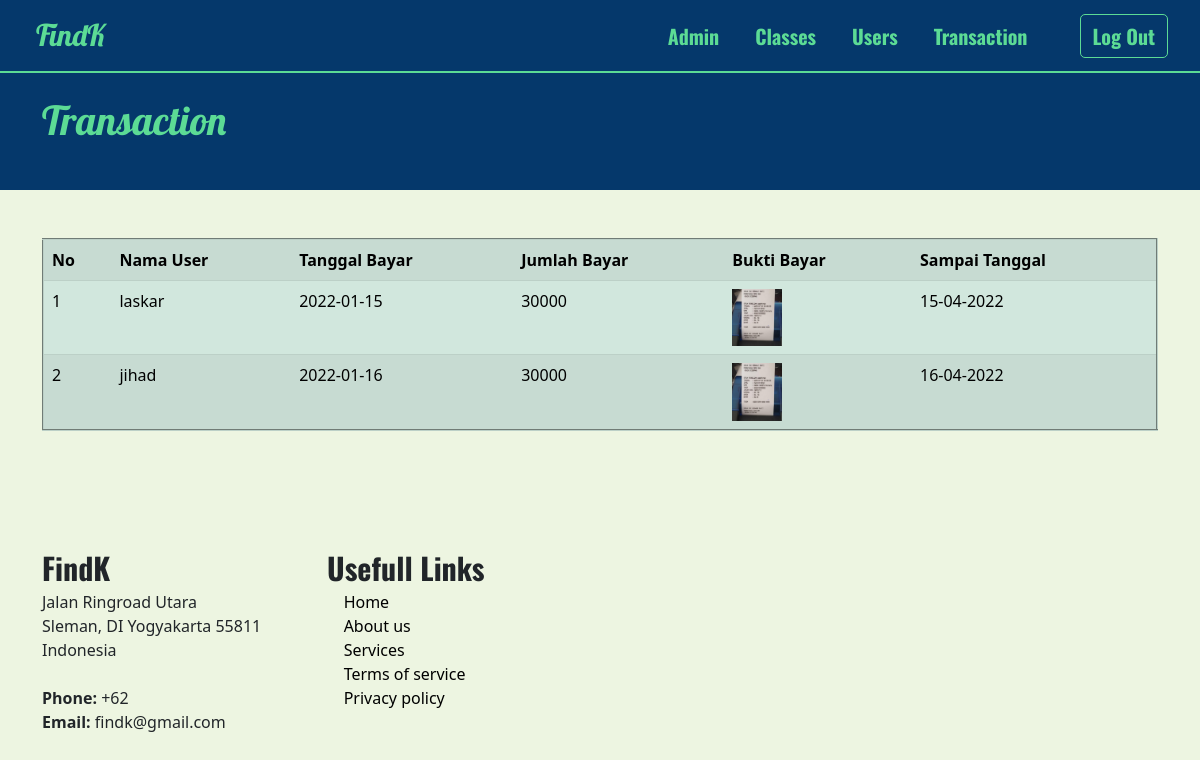
The app's page /admin/transaksi.php (signed in) with its own data.
### tables this page shows
CREATE TABLE `transaksi` (
  `id_transaksi` int(11) NOT NULL,
  `tgl_bayar` date NOT NULL,
  `harga` int(15) NOT NULL,
  `bukti` varchar(100) NOT NULL,
  `sampai_tgl` varchar(50) NOT NULL,
  `id_user` int(11) NOT NULL
);

CREATE TABLE `user` (
  `id_user` int(11) NOT NULL,
  `username` varchar(255) NOT NULL,
  `email` varchar(50) NOT NULL,
  `password` varchar(255) NOT NULL,
  `status` varchar(50) NOT NULL DEFAULT 'gratis'
);

### prosedur.php (called while the page is built, shortened)
<?php
$conn = mysqli_connect("localhost", "root", "", "findk");
function data($query){
    global $conn;
    $result = mysqli_query($conn, $query);
    $rows = [];
    while($row = mysqli_fetch_assoc($result)){
        $rows[] = $row;
    }
    return $rows;
}
?>

### admin/transaksi.php (the view, shortened to what this page needs)
<?php
require '../prosedur.php';
$transaksi = data("SELECT transaksi.*, user.* FROM transaksi INNER JOIN user ON transaksi.id_user = user.id_user");
?>
<!doctype html>
<html lang="en">
<head>
    <link href="https://cdn.jsdelivr.net/npm/bootstrap@5.0.2/dist/css/bootstrap.min.css" rel="stylesheet">
    <link rel="stylesheet" href="../style/style.css">
    <link rel="stylesheet" href="../Bahan/icofont/icofont.min.css">
</head>
<body class="bodyhome">
    <section class="home">
        <nav class="navbar navbar-expand-lg fixed-top">
            <div class="container-fluid">
                <a class="navbar-brand ms-4" href="#">FindK</a>
                <div class="collapse navbar-collapse" id="navbarNav">
                    <div class="navbar-nav ms-auto">
                        <a class="nav-link" aria-current="page" href="index.php">Admin</a>
                        <a class="nav-link" href="mapel.php">Classes</a>
                        <a class="nav-link" href="users.php">Users</a>
                        <a class="nav-link" href="transaksi.php">Transaction</a>
                    </div>
                    <div class="navbar-nav">
                        <a class="ms-4 btn btn-outline-dark border-pink" href="logout.php">Log Out</a>
                    </div>
                </div>
            </div>
        </nav>
    </section>
    <section class="muka">
        <div class="container">
            <div class="row">
                <div class="judul col-sm-12">
                    Transaction
                </div>
            </div>
    </section>
    <section class="mapel mt-5">
        <div class="container">
            <div class="row mt-5">
                <div class="col-sm-12">
                    <table class="table table-success table-striped" border="2" cellpadding="30" cellspacing="0">
                        <tr>
                            <th>No</th>
                            <th>Nama User</th>
                            <th>Tanggal Bayar</th>
                            <th>Jumlah Bayar</th>
                            <th>Bukti Bayar</th>
                            <th>Sampai Tanggal</th>
                        </tr>
                        <?php $i=1; ?>
                        <?php foreach($transaksi as $tsk) { ?>
                        <tr>
                            <td><?php echo $i; ?></td>
                            <td><?php echo $tsk['username']; ?></td>
                            <td><?php echo $tsk['tgl_bayar']; ?></td>
                            <td><?php echo $tsk['harga'] ?></td>
                            <td><img src="../bukti_transaksi/<?php echo $tsk['bukti'] ?>" alt="" width="50px"></td>
                            <td><?php echo $tsk['sampai_tgl'] ?></td>
                        </tr>
                        <?php $i++; ?>
                        <?php } ?>
                    </table>
                </div>
            </div>
        </div>
    </section>
    <footer class="footer mt-5 mb-5">
        <div  class="container">
            <div class="row">
                <div class="col-lg-3 col-md-6 footer-contact">
                    <div class="footer_f">FindK</div>
                    <p>
                    Jalan Ringroad Utara <br>
                    Sleman, DI Yogyakarta 55811<br>
                    Indonesia <br><br>
                    <strong>Phone:</strong> +62<br>
                    <strong>Email:</strong> findk@gmail.com<br>
                    </p>
                </div>
                <div class="col-lg-2 col-md-6 footer-links">
                    <div class="footer_f">Usefull Links</div>
                    <i class="icofont-rounded-right"></i> <a href="#">Home</a> <br>
                    <i class="icofont-rounded-right"></i> <a href="#">About us</a> <br>
                    <i class="icofont-rounded-right"></i> <a href="#">Services</a> <br>
                    <i class="icofont-rounded-right"></i> <a href="#">Terms of service</a><br>
                    <i class="icofont-rounded-right"></i> <a href="#">Privacy policy</a>
                </div>
            </div>
        </div>
    </footer>
</body>
</html>

### style/style.css (style rules this page uses)
html { scroll-behavior: smooth; }
.judul { font-family: 'Lobster', cursive; font-size: 40px; }
a { color: black; text-decoration: none; }
.home { background-size: cover; height: auto; min-height: 70px; overflow: visible; padding: 0px; }
.bodyhome { background-color: #EDF5E1; height: auto; min-height: auto; margin: 0px; padding: 0px; }
.navbar { background-color: #05386B; border-bottom: 2px solid #5CDB95; }
.navbar-brand { font-family: 'Lobster', cursive; color: #5CDB95; font-size: 30px; }
.navbar-nav >a { font-family: 'Oswald', sans-serif; color: #5CDB95; border-color: #5CDB95; font-size: 20px; border-radius: 5px; font-weight: bolder; margin-right: 20px; }
.muka { background-color: #05386B; color: #5CDB95; padding-top: 20px; padding-bottom: 40px; }
footer { padding-top: 50px; }
.footer_f { font-family: 'Oswald', sans-serif; font-size: 30px; font-weight: bold; }

### records on screen
transaksi: id_user.username "laskar", tgl_bayar "2022-01-15", harga "30000", bukti (picture), sampai_tgl "15-04-2022"
transaksi: id_user.username "jihad", tgl_bayar "2022-01-16", harga "30000", bukti (picture), sampai_tgl "16-04-2022"
